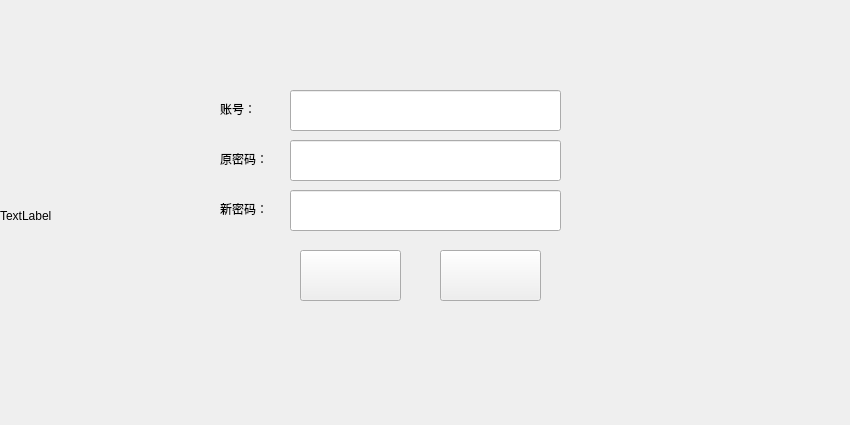
<?xml version="1.0" encoding="UTF-8"?>
<ui version="4.0">
 <class>Modify</class>
 <widget class="QWidget" name="Modify">
  <property name="geometry">
   <rect>
    <x>0</x>
    <y>0</y>
    <width>850</width>
    <height>425</height>
   </rect>
  </property>
  <property name="windowTitle">
   <string>Form</string>
  </property>
  <widget class="QPushButton" name="pushButton">
   <property name="geometry">
    <rect>
     <x>300</x>
     <y>250</y>
     <width>101</width>
     <height>51</height>
    </rect>
   </property>
   <property name="text">
    <string/>
   </property>
  </widget>
  <widget class="QLineEdit" name="lineEdit">
   <property name="geometry">
    <rect>
     <x>290</x>
     <y>90</y>
     <width>271</width>
     <height>41</height>
    </rect>
   </property>
  </widget>
  <widget class="QLineEdit" name="lineEdit_2">
   <property name="geometry">
    <rect>
     <x>290</x>
     <y>140</y>
     <width>271</width>
     <height>41</height>
    </rect>
   </property>
  </widget>
  <widget class="QLineEdit" name="lineEdit_3">
   <property name="geometry">
    <rect>
     <x>290</x>
     <y>190</y>
     <width>271</width>
     <height>41</height>
    </rect>
   </property>
  </widget>
  <widget class="QLabel" name="label">
   <property name="geometry">
    <rect>
     <x>220</x>
     <y>100</y>
     <width>67</width>
     <height>17</height>
    </rect>
   </property>
   <property name="text">
    <string>账号：</string>
   </property>
  </widget>
  <widget class="QLabel" name="label_2">
   <property name="geometry">
    <rect>
     <x>220</x>
     <y>150</y>
     <width>67</width>
     <height>17</height>
    </rect>
   </property>
   <property name="text">
    <string>原密码：</string>
   </property>
  </widget>
  <widget class="QLabel" name="label_3">
   <property name="geometry">
    <rect>
     <x>220</x>
     <y>200</y>
     <width>67</width>
     <height>17</height>
    </rect>
   </property>
   <property name="text">
    <string>新密码：</string>
   </property>
  </widget>
  <widget class="QLabel" name="label_4">
   <property name="geometry">
    <rect>
     <x>0</x>
     <y>-140</y>
     <width>861</width>
     <height>711</height>
    </rect>
   </property>
   <property name="text">
    <string>TextLabel</string>
   </property>
  </widget>
  <widget class="QPushButton" name="pushButton_2">
   <property name="geometry">
    <rect>
     <x>440</x>
     <y>250</y>
     <width>101</width>
     <height>51</height>
    </rect>
   </property>
   <property name="text">
    <string/>
   </property>
  </widget>
  <zorder>label_4</zorder>
  <zorder>pushButton</zorder>
  <zorder>lineEdit</zorder>
  <zorder>lineEdit_2</zorder>
  <zorder>lineEdit_3</zorder>
  <zorder>label</zorder>
  <zorder>label_2</zorder>
  <zorder>label_3</zorder>
  <zorder>pushButton_2</zorder>
 </widget>
 <resources/>
 <connections/>
</ui>
